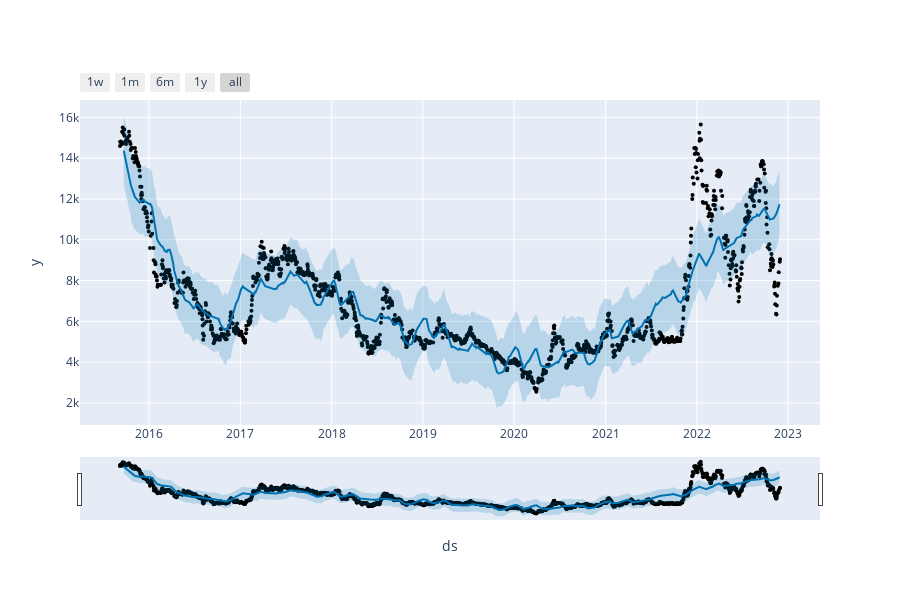

The notebook cell saved with this chart:
### Code cell
#import the facebbook prophet plotting libraries
from prophet.plot import plot_plotly
import matplotlib.pyplot as plt
#Visualize the predicted and the actual values.
plt.figure(figsize=(16,5))
plot_plotly(model,prediction)

### Figure 1 — Plotly figure (JSON) as saved in the notebook; plotly's stock layout.template omitted (floating-point values rounded to 4 significant figures; data arrays with more than 128 entries replaced by an {"elided": "..."} marker saying what was removed)
{"data": [{"marker": {"color": "black", "size": 4}, "mode": "markers", "name": "Actual", "type": "scatter", "x": {"elided": "1450 str values"}, "y": {"elided": "1450 int values"}}, {"hoverinfo": "skip", "line": {"width": 0}, "mode": "lines", "type": "scatter", "x": {"elided": "362 str values"}, "y": {"elided": "362 float values"}}, {"fill": "tonexty", "fillcolor": "rgba(0, 114, 178, 0.2)", "line": {"color": "#0072B2", "width": 2}, "mode": "lines", "name": "Predicted", "type": "scatter", "x": {"elided": "362 str values"}, "y": {"elided": "362 float values"}}, {"fill": "tonexty", "fillcolor": "rgba(0, 114, 178, 0.2)", "hoverinfo": "skip", "line": {"width": 0}, "mode": "lines", "type": "scatter", "x": {"elided": "362 str values"}, "y": {"elided": "362 float values"}}], "layout": {"height": 600, "showlegend": false, "width": 900, "xaxis": {"rangeselector": {"buttons": [{"count": 7, "label": "1w", "step": "day", "stepmode": "backward"}, {"count": 1, "label": "1m", "step": "month", "stepmode": "backward"}, {"count": 6, "label": "6m", "step": "month", "stepmode": "backward"}, {"count": 1, "label": "1y", "step": "year", "stepmode": "backward"}, {"step": "all"}]}, "rangeslider": {"visible": true}, "title": {"text": "ds"}, "type": "date"}, "yaxis": {"title": {"text": "y"}}}}
